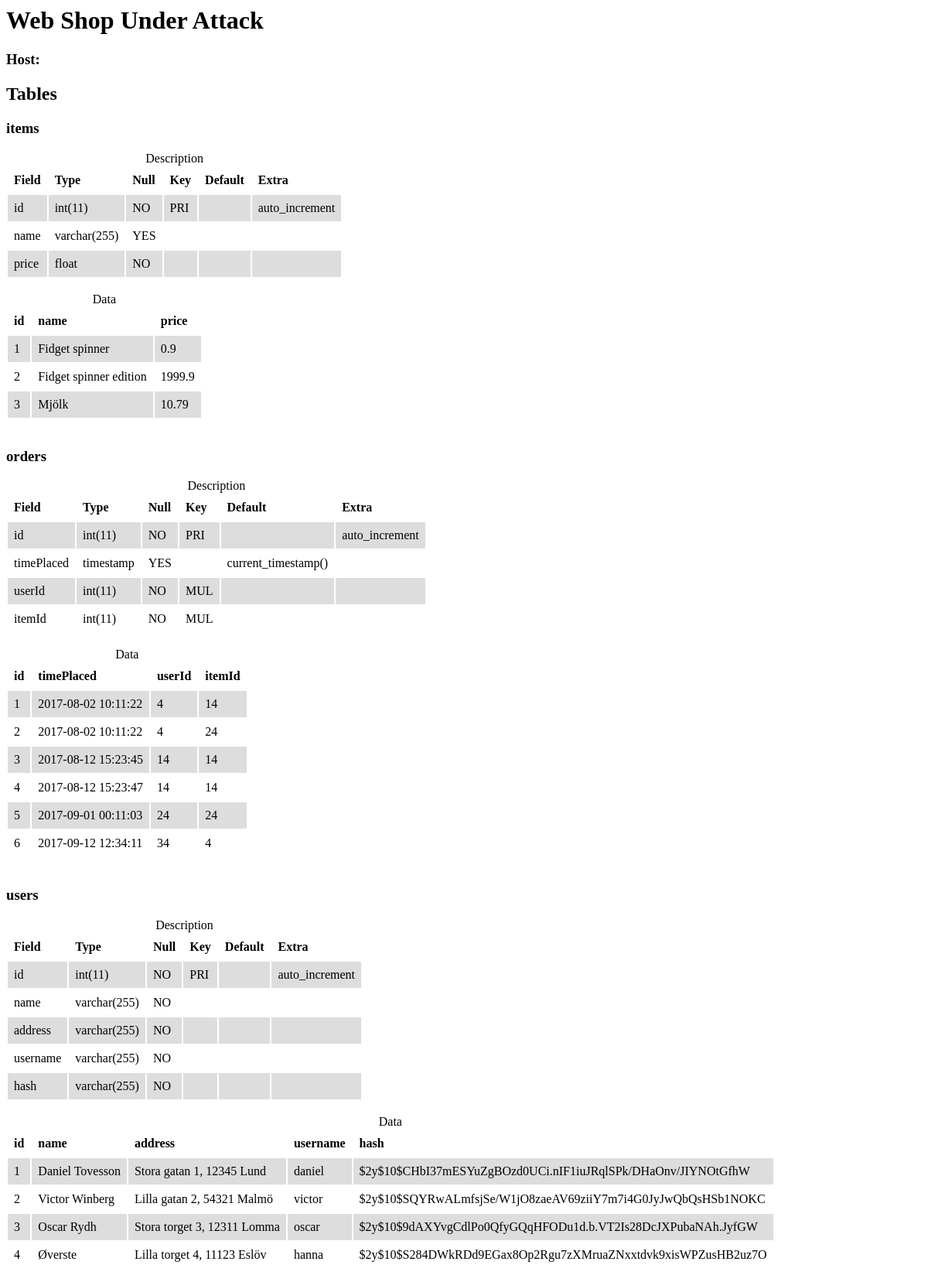
/tables.php, run on the app's committed database.
### tables this page shows
CREATE TABLE Items (
	id				INTEGER NOT NULL AUTO_INCREMENT,
	name			VARCHAR(255),
	price			FLOAT NOT NULL,
	PRIMARY KEY		(id)
);

CREATE TABLE Orders (
	id				INTEGER NOT NULL AUTO_INCREMENT,
	timePlaced		TIMESTAMP DEFAULT CURRENT_TIMESTAMP,
	userId			INTEGER NOT NULL,
	itemId			INTEGER NOT NULL,
	PRIMARY KEY		(id),
	FOREIGN KEY		(userId) REFERENCES Users(id),
	FOREIGN KEY		(itemId) REFERENCES Items(id)
);

CREATE TABLE Users (
	id				INTEGER NOT NULL AUTO_INCREMENT,
	name			VARCHAR(255) NOT NULL,
	address			VARCHAR(255) NOT NULL,
	username		VARCHAR(255) NOT NULL,
	hash			VARCHAR(255) NOT NULL,
	PRIMARY KEY		(id)
);

### public_html/tables.php (the view, shortened to what this page needs)
<?php require 'connect.php' ?>
<?php
function show_table($conn, $sql, $name) {
  $columns = $conn->query($sql);
  if(mysqli_num_rows($columns)) {
    echo '<table>';
    echo '<caption>' . $name . '</caption>';
    echo '<tr>';
    while ($field = $columns->fetch_field()) {
      echo '<th>' . $field->name . '</th>';
    }
    echo '</tr>';
    while($row = $columns->fetch_row()) {
      echo '<tr>';
      foreach ($row as $key => $value) {
        echo '<td>' . $value . '</td>';
      }
      echo '</tr>';
    }
    echo '</table>';
  } else {
    echo '<p>' . $name . ' is empty.</p>';
  }
}
?>
<html>
  <?php require_once('header.php'); ?>
  <body>
    <h1>Web Shop Under Attack</h1>
    <h3>Host: <?=$server?></h3>
    <h2>Tables</h2>
    <?php
      $tables = $conn->query('SHOW TABLES');
      while($table = $tables->fetch_row()[0]) {
        echo '<h3>' . $table . '</h3>';
        show_table($conn, 'SHOW COLUMNS from ' . $table, 'Description');
        echo '<br/>';
        show_table($conn, 'SELECT * from ' . $table, 'Data');
        echo '<br/>';
      }
    ?>
  </body>
</html>

### public_html/header.php (shortened to what this page needs)
<head>
	<link rel="stylesheet" href="css/index.css" />
</head>

### public_html/css/index.css (style rules this page uses)
td, th { text-align: left; padding: 0.5em; }
tr:nth-child(even) { background-color: #dddddd; }

### data on the page
items: id "1", name "Fidget spinner", price "0.9"
items: id "2", name "Fidget spinner edition", price "1999.9"
items: id "3", name "Mjölk", price "10.79"
orders: id "1", timePlaced "2017-08-02 10:11:22", userId "4", itemId "14"
orders: id "2", timePlaced "2017-08-02 10:11:22", userId "4", itemId "24"
orders: id "3", timePlaced "2017-08-12 15:23:45", userId "14", itemId "14"
orders: id "4", timePlaced "2017-08-12 15:23:47", userId "14", itemId "14"
orders: id "5", timePlaced "2017-09-01 00:11:03", userId "24", itemId "24"
orders: id "6", timePlaced "2017-09-12 12:34:11", userId "34", itemId "4"
users: id "1", name "Daniel Tovesson", address "Stora gatan 1, 12345 Lund", username "daniel", hash "$2y$10$CHbI37mESYuZgBOzd0UCi.nIF1iuJRqlSPk/DHaOnv/JIYNOtGfhW"
users: id "2", name "Victor Winberg", address "Lilla gatan 2, 54321 Malmö", username "victor", hash "$2y$10$SQYRwALmfsjSe/W1jO8zaeAV69ziiY7m7i4G0JyJwQbQsHSb1NOKC"
users: id "3", name "Oscar Rydh", address "Stora torget 3, 12311 Lomma", username "oscar", hash "$2y$10$9dAXYvgCdlPo0QfyGQqHFODu1d.b.VT2Is28DcJXPubaNAh.JyfGW"
users: id "4", name "Øverste", address "Lilla torget 4, 11123 Eslöv", username "hanna", hash "$2y$10$S284DWkRDd9EGax8Op2Rgu7zXMruaZNxxtdvk9xisWPZusHB2uz7O"

### other printed values
$table "items"
$name "Description Data"
$field->name "Field"
$field->name "Type"
$field->name "Null"
$field->name "Key"
$field->name "Default"
$field->name "Extra"
$value "id"
$value "int(11)"
$value "NO"
$value "PRI"
$value "auto_increment"
$value "name"
$value "varchar(255)"
